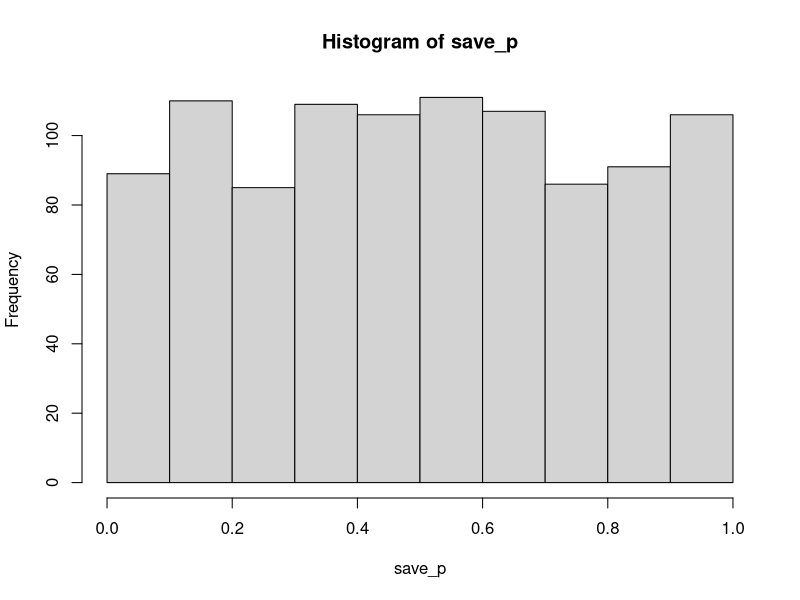
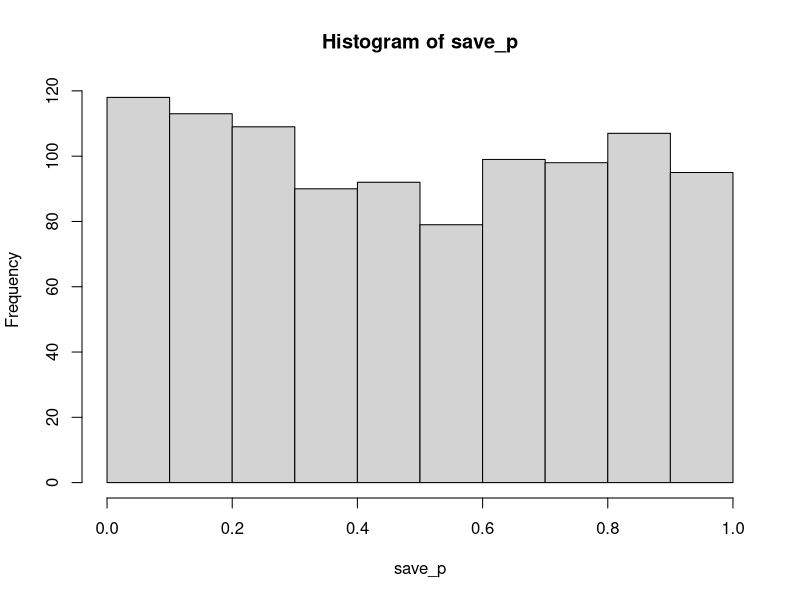
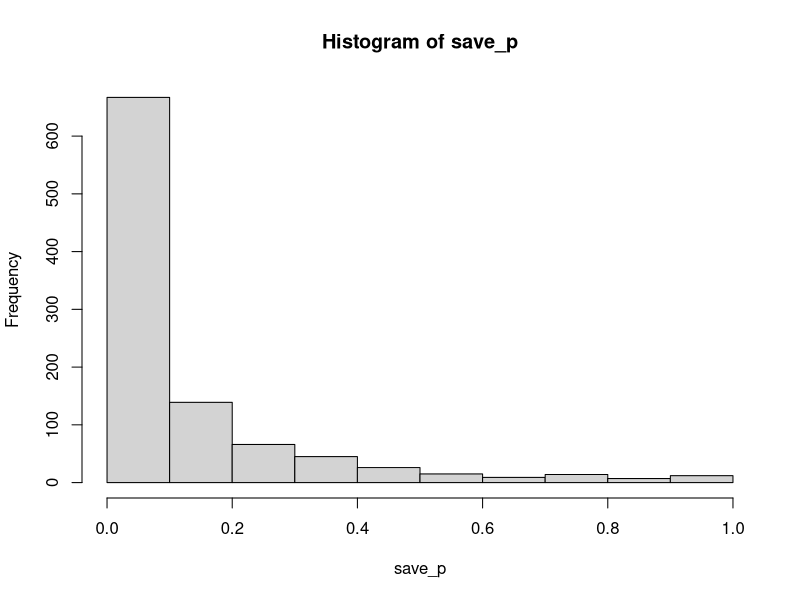
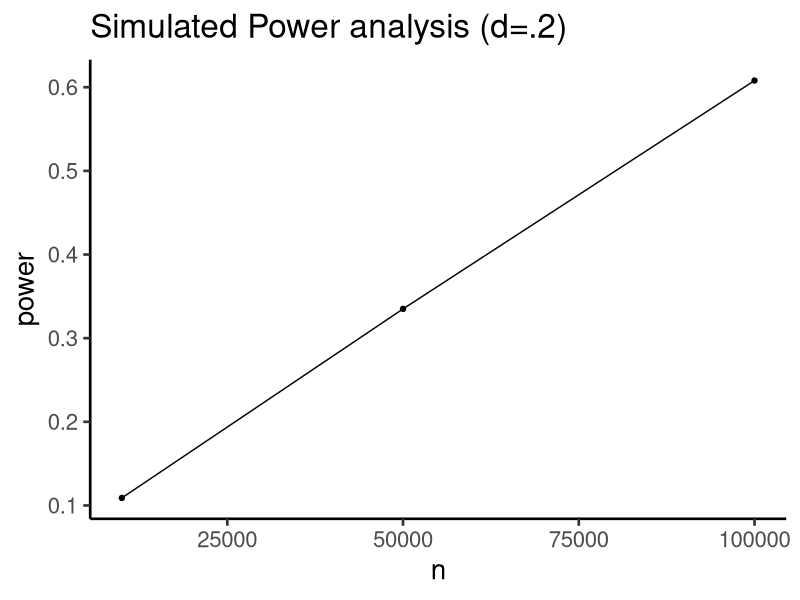
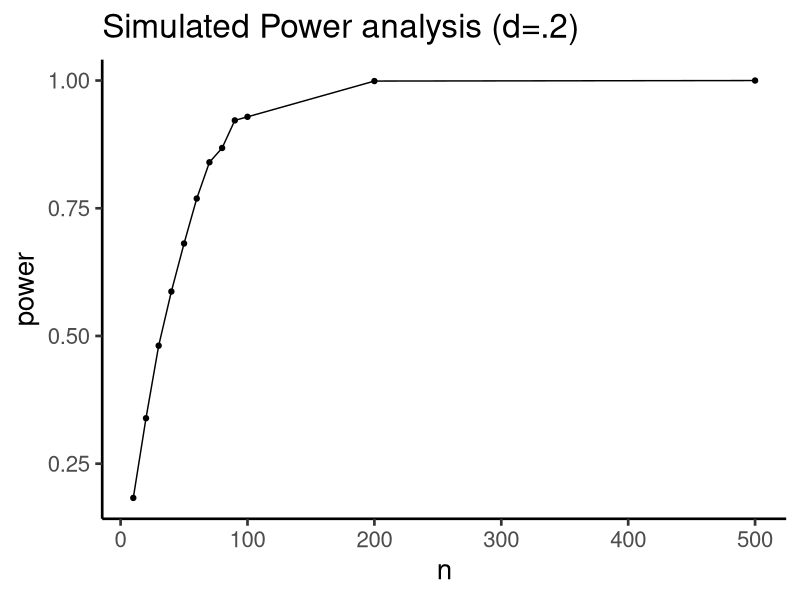
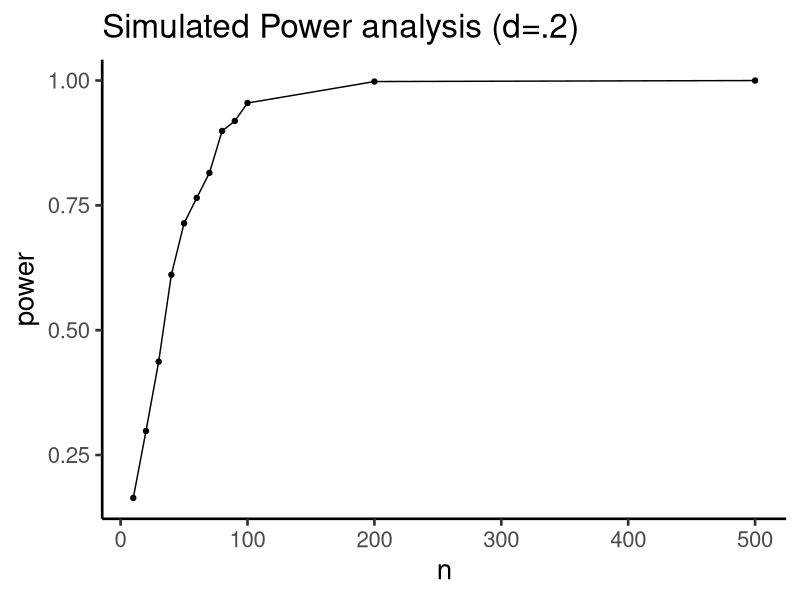

R code for these plots, in order:
## ---- chunk 1
knitr::opts_chunk$set(echo = TRUE)
## ---- chunk 2
n <- 10
sim_sd <- 50
mean_A <- 100
mean_B <- 100
A <- rnorm(n,mean_A,sim_sd)
B <- rnorm(n,mean_B,sim_sd)
t.test(A,B, paired=T)

# find cohen's d
differences <- A-B
mean_differences <- mean(differences)
sd_differences <- sd(differences)
cohens_d <- abs(mean_differences)/sd_differences
cohens_d

## ---- chunk 3
n <- 10
sim_sd <- 50
mean_A <- 100
mean_B <- 100

num_to_sim <- 1000
save_p <- c()
for(i in 1:num_to_sim){
  A <- rnorm(n,mean_A,sim_sd)
  B <- rnorm(n,mean_B,sim_sd)
  save_p[i] <- t.test(A,B, paired=T)$p.value
}

# plot histogram of p-values
hist(save_p)

# find proportion of ps less than alpha
length(save_p[save_p<.05])/num_to_sim

## ---- chunk 4
n <- 10
sim_sd <- 1
mean_A <- 0
mean_B <- 0.2

num_to_sim <- 1000
save_p <- c()
for(i in 1:num_to_sim){
  A <- rnorm(n,mean_A,sim_sd)
  B <- rnorm(n,mean_B,sim_sd)
  save_p[i] <- t.test(A,B, paired=T)$p.value
}

# plot histogram of p-values
hist(save_p)

# find proportion of ps less than alpha
power <- length(save_p[save_p<.05])/num_to_sim
power

## ---- chunk 5
n <- 10
sim_sd <- 1
mean_A <- 0
mean_B <- 1

num_to_sim <- 1000
save_p <- c()
for(i in 1:num_to_sim){
  A <- rnorm(n,mean_A,sim_sd)
  B <- rnorm(n,mean_B,sim_sd)
  save_p[i] <- t.test(A,B, paired=T)$p.value
}

# plot histogram of p-values
hist(save_p)

# find proportion of ps less than alpha
power <- length(save_p[save_p<.05])/num_to_sim
power

## ---- chunk 6
n <- c(10000,50000,100000)
sim_sd <- 1
mean_A <- 0
mean_B <- 0.01
num_to_sim <- 1000

power<-c()
for(j in 1:length(n)){
  save_p <- c()
  for(i in 1:num_to_sim){
    A <- rnorm(n[j],mean_A,sim_sd)
    B <- rnorm(n[j],mean_B,sim_sd)
    save_p[i] <- t.test(A,B, paired=T)$p.value
  }
  power[j] <- length(save_p[save_p<.05])/num_to_sim
}

# results in table
sim_results <- data.frame(n,power)
knitr::kable(sim_results)

# results in plot
library(ggplot2)
ggplot(sim_results, aes(x=n,y=power))+
  geom_point()+
  geom_line()+
  theme_classic(base_size=20)+
  ggtitle("Simulated Power analysis (d=.2)")

## ---- chunk 7
n <- c(10,20,30,40,50,60,70,80,90,100,200,500)
sim_sd <- 1
mean_A <- 0
mean_B <- 0.5
num_to_sim <- 1000

power<-c()
for(j in 1:length(n)){
  save_p <- c()
  for(i in 1:num_to_sim){
    A <- rnorm(n[j],mean_A,sim_sd)
    B <- rnorm(n[j],mean_B,sim_sd)
    save_p[i] <- t.test(A,B, paired=T)$p.value
  }
  power[j] <- length(save_p[save_p<.05])/num_to_sim
}

# results in table
sim_results <- data.frame(n,power)
knitr::kable(sim_results)

# results in plot
library(ggplot2)
ggplot(sim_results, aes(x=n,y=power))+
  geom_point()+
  geom_line()+
  theme_classic(base_size=20)+
  ggtitle("Simulated Power analysis (d=.2)")

## ---- chunk 8
n <- c(10,20,30,40,50,60,70,80,90,100,200,500)
sim_sd <- 1
mean_A <- 0
mean_B <- 0.5
num_to_sim <- 1000

power<-c()
for(j in 1:length(n)){
  save_p <- c()
  for(i in 1:num_to_sim){
    A <- rnorm(n[j],mean_A,sim_sd)
    B <- rnorm(n[j],mean_B,sim_sd)
    save_p[i] <- t.test(A,B, paired=T)$p.value
  }
  power[j] <- length(save_p[save_p<.05])/num_to_sim
}

# results in table
sim_results <- data.frame(n,power)
knitr::kable(sim_results)

# results in plot
library(ggplot2)
ggplot(sim_results, aes(x=n,y=power))+
  geom_point()+
  geom_line()+
  theme_classic(base_size=20)+
  ggtitle("Simulated Power analysis (d=.2)")

